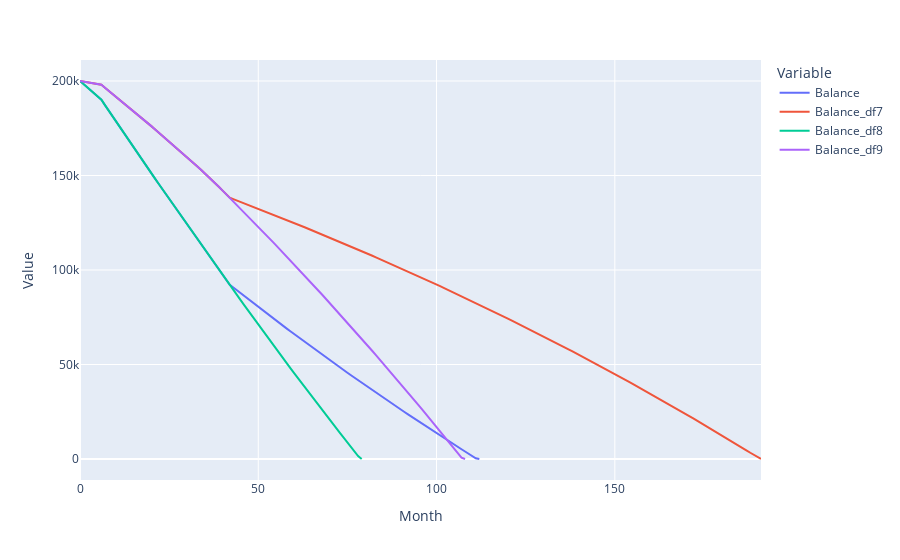
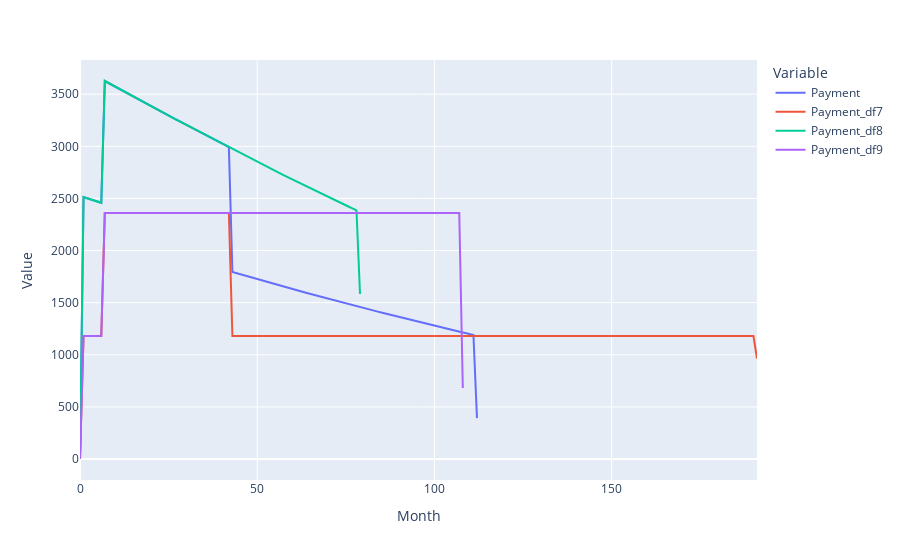
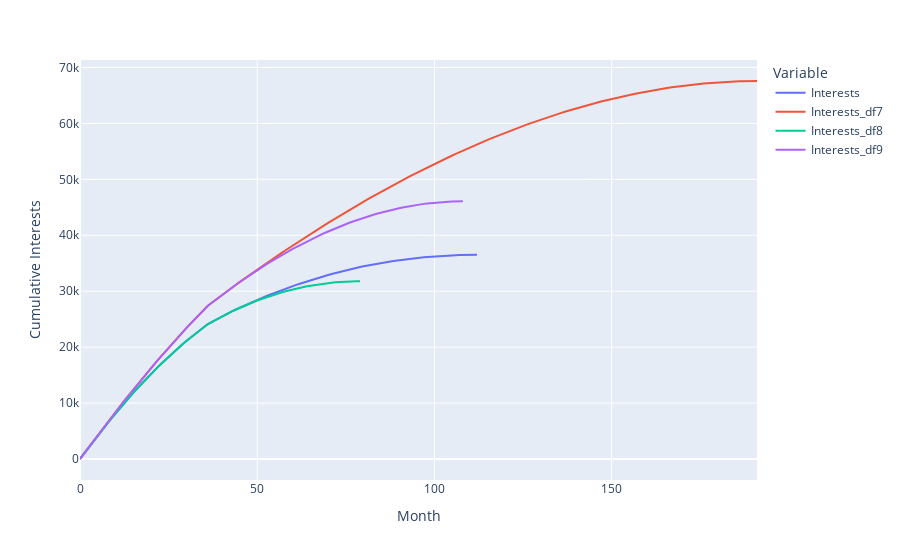

The notebook cell saved with these charts, in order:
### Code cell
#利率小幅下降，3年内提前还款，后期还原
newPay=[1179.691]*6+[1179.691*2]*36+[1179.691]*100
result6=Amortization(Balance=[200000], Rate=[[1, 0.0509/12], [37, 0.04/12]], Payment=newPay, BalancePctPay=0.08/12)
result6.CalcTime()

#利率小幅下降，3年内提前还款，后期还原，没有 Balance Percentage Pay
newPay=[1179.691]*6+[1179.691*2]*36+[1179.691]*200
result7=Amortization(Balance=[200000], Rate=[[1, 0.0509/12], [37, 0.04/12]], Payment=newPay)
result7.CalcTime()

#利率小幅下降，3年内提前还款并且保持
newPay=[1179.691]*6+[1179.691*2]*100
result8=Amortization(Balance=[200000], Rate=[[1, 0.0509/12], [37, 0.04/12]], Payment=newPay, BalancePctPay=0.08/12)
result8.CalcTime()

#利率小幅下降，3年内提前还款并且保持，没有 Balance Percentage Pay
newPay=[1179.691]*6+[1179.691*2]*110
result9=Amortization(Balance=[200000], Rate=[[1, 0.0509/12], [37, 0.04/12]], Payment=newPay)
result9.CalcTime()

plotResult({"df6":result6.data, "df7":result7.data, "df8":result8.data, "df9":result9.data})

#结论：
#6 和 8 利息差不多，同时6后期还原，所以6最好

### Figure 1 — Plotly figure (JSON) as saved in the notebook; plotly's stock layout.template omitted (floating-point values rounded to 4 significant figures; data arrays with more than 128 entries replaced by an {"elided": "..."} marker saying what was removed)
{"data": [{"hovertemplate": "Variable=Balance<br>Month=%{x}<br>Value=%{y}<extra></extra>", "legendgroup": "Balance", "line": {"color": "#636efa", "dash": "solid"}, "marker": {"symbol": "circle"}, "mode": "lines", "name": "Balance", "orientation": "v", "showlegend": true, "type": "scatter", "x": {"elided": "192 int values"}, "xaxis": "x", "y": {"elided": "192 float values"}, "yaxis": "y"}, {"hovertemplate": "Variable=Balance_df7<br>Month=%{x}<br>Value=%{y}<extra></extra>", "legendgroup": "Balance_df7", "line": {"color": "#EF553B", "dash": "solid"}, "marker": {"symbol": "circle"}, "mode": "lines", "name": "Balance_df7", "orientation": "v", "showlegend": true, "type": "scatter", "x": {"elided": "192 int values"}, "xaxis": "x", "y": {"elided": "192 float values"}, "yaxis": "y"}, {"hovertemplate": "Variable=Balance_df8<br>Month=%{x}<br>Value=%{y}<extra></extra>", "legendgroup": "Balance_df8", "line": {"color": "#00cc96", "dash": "solid"}, "marker": {"symbol": "circle"}, "mode": "lines", "name": "Balance_df8", "orientation": "v", "showlegend": true, "type": "scatter", "x": {"elided": "192 int values"}, "xaxis": "x", "y": {"elided": "192 float values"}, "yaxis": "y"}, {"hovertemplate": "Variable=Balance_df9<br>Month=%{x}<br>Value=%{y}<extra></extra>", "legendgroup": "Balance_df9", "line": {"color": "#ab63fa", "dash": "solid"}, "marker": {"symbol": "circle"}, "mode": "lines", "name": "Balance_df9", "orientation": "v", "showlegend": true, "type": "scatter", "x": {"elided": "192 int values"}, "xaxis": "x", "y": {"elided": "192 float values"}, "yaxis": "y"}], "layout": {"legend": {"title": {"text": "Variable"}, "tracegroupgap": 0}, "margin": {"t": 60}, "xaxis": {"anchor": "y", "domain": [0, 1], "title": {"text": "Month"}}, "yaxis": {"anchor": "x", "domain": [0, 1], "title": {"text": "Value"}}}}

### Figure 2 — Plotly figure (JSON) as saved in the notebook; plotly's stock layout.template omitted (floating-point values rounded to 4 significant figures; data arrays with more than 128 entries replaced by an {"elided": "..."} marker saying what was removed)
{"data": [{"hovertemplate": "Variable=Payment<br>Month=%{x}<br>Value=%{y}<extra></extra>", "legendgroup": "Payment", "line": {"color": "#636efa", "dash": "solid"}, "marker": {"symbol": "circle"}, "mode": "lines", "name": "Payment", "orientation": "v", "showlegend": true, "type": "scatter", "x": {"elided": "192 int values"}, "xaxis": "x", "y": {"elided": "192 float values"}, "yaxis": "y"}, {"hovertemplate": "Variable=Payment_df7<br>Month=%{x}<br>Value=%{y}<extra></extra>", "legendgroup": "Payment_df7", "line": {"color": "#EF553B", "dash": "solid"}, "marker": {"symbol": "circle"}, "mode": "lines", "name": "Payment_df7", "orientation": "v", "showlegend": true, "type": "scatter", "x": {"elided": "192 int values"}, "xaxis": "x", "y": {"elided": "192 float values"}, "yaxis": "y"}, {"hovertemplate": "Variable=Payment_df8<br>Month=%{x}<br>Value=%{y}<extra></extra>", "legendgroup": "Payment_df8", "line": {"color": "#00cc96", "dash": "solid"}, "marker": {"symbol": "circle"}, "mode": "lines", "name": "Payment_df8", "orientation": "v", "showlegend": true, "type": "scatter", "x": {"elided": "192 int values"}, "xaxis": "x", "y": {"elided": "192 float values"}, "yaxis": "y"}, {"hovertemplate": "Variable=Payment_df9<br>Month=%{x}<br>Value=%{y}<extra></extra>", "legendgroup": "Payment_df9", "line": {"color": "#ab63fa", "dash": "solid"}, "marker": {"symbol": "circle"}, "mode": "lines", "name": "Payment_df9", "orientation": "v", "showlegend": true, "type": "scatter", "x": {"elided": "192 int values"}, "xaxis": "x", "y": {"elided": "192 float values"}, "yaxis": "y"}], "layout": {"legend": {"title": {"text": "Variable"}, "tracegroupgap": 0}, "margin": {"t": 60}, "xaxis": {"anchor": "y", "domain": [0, 1], "title": {"text": "Month"}}, "yaxis": {"anchor": "x", "domain": [0, 1], "title": {"text": "Value"}}}}

### Figure 3 — Plotly figure (JSON) as saved in the notebook; plotly's stock layout.template omitted (floating-point values rounded to 4 significant figures; data arrays with more than 128 entries replaced by an {"elided": "..."} marker saying what was removed)
{"data": [{"hovertemplate": "Variable=Interests<br>Month=%{x}<br>Cumulative Interests=%{y}<extra></extra>", "legendgroup": "Interests", "line": {"color": "#636efa", "dash": "solid"}, "marker": {"symbol": "circle"}, "mode": "lines", "name": "Interests", "orientation": "v", "showlegend": true, "type": "scatter", "x": {"elided": "192 int values"}, "xaxis": "x", "y": {"elided": "192 float values"}, "yaxis": "y"}, {"hovertemplate": "Variable=Interests_df7<br>Month=%{x}<br>Cumulative Interests=%{y}<extra></extra>", "legendgroup": "Interests_df7", "line": {"color": "#EF553B", "dash": "solid"}, "marker": {"symbol": "circle"}, "mode": "lines", "name": "Interests_df7", "orientation": "v", "showlegend": true, "type": "scatter", "x": {"elided": "192 int values"}, "xaxis": "x", "y": {"elided": "192 float values"}, "yaxis": "y"}, {"hovertemplate": "Variable=Interests_df8<br>Month=%{x}<br>Cumulative Interests=%{y}<extra></extra>", "legendgroup": "Interests_df8", "line": {"color": "#00cc96", "dash": "solid"}, "marker": {"symbol": "circle"}, "mode": "lines", "name": "Interests_df8", "orientation": "v", "showlegend": true, "type": "scatter", "x": {"elided": "192 int values"}, "xaxis": "x", "y": {"elided": "192 float values"}, "yaxis": "y"}, {"hovertemplate": "Variable=Interests_df9<br>Month=%{x}<br>Cumulative Interests=%{y}<extra></extra>", "legendgroup": "Interests_df9", "line": {"color": "#ab63fa", "dash": "solid"}, "marker": {"symbol": "circle"}, "mode": "lines", "name": "Interests_df9", "orientation": "v", "showlegend": true, "type": "scatter", "x": {"elided": "192 int values"}, "xaxis": "x", "y": {"elided": "192 float values"}, "yaxis": "y"}], "layout": {"legend": {"title": {"text": "Variable"}, "tracegroupgap": 0}, "margin": {"t": 60}, "xaxis": {"anchor": "y", "domain": [0, 1], "title": {"text": "Month"}}, "yaxis": {"anchor": "x", "domain": [0, 1], "title": {"text": "Cumulative Interests"}}}}
